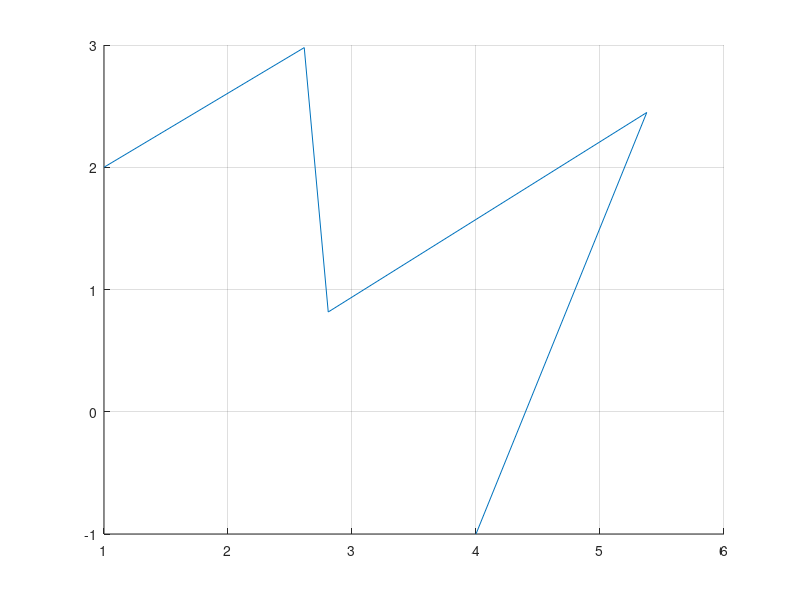

This chart was generated by the following MATLAB code: (Note: this script raises an error after producing the figure.)
clear;
close all;

hold on;
grid on;

%% init control point
control_point =[1,2;1,2;2.61479049825092,2.97862817676773;2.80837016044980,0.815985025115673;5.37716725370785,2.44795007987969;4,-1;4,-1];
plot(control_point(:,1), control_point(:,2));

k = 3;
n = 5;

knots = [0,0,0,0,0.197901546205980,0.407352087233569,0.602861986117260,1,1,1,1];

x=0;y=0;mm=0;
m = 101;
X = ones(m, 2);

for j=1:(n-1)
    uu=(knots(j+3)):0.01:knots(j+4);
    for kk=1:length(uu)
        mm=mm+1;
        %x(down)=control_point(j,1)*RCoxdeBoor(j,3,knots,uu(kk))+control_point(j+1,1)*RCoxdeBoor(j+1,3,knots,uu(kk))+control_point(j+2,1)*RCoxdeBoor(j+2,3,knots,uu(kk))+control_point(j+3,1)*RCoxdeBoor(j+3,3,knots,uu(kk));
        %y(down)=control_point(j,2)*RCoxdeBoor(j,3,knots,uu(kk))+control_point(j+1,2)*RCoxdeBoor(j+1,3,knots,uu(kk))+control_point(j+2,2)*RCoxdeBoor(j+2,3,knots,uu(kk))+control_point(j+3,2)*RCoxdeBoor(j+3,3,knots,uu(kk));
        X(mm,1)=control_point(j,1)*RCoxdeBoor(j,3,knots,uu(kk))+control_point(j+1,1)*RCoxdeBoor(j+1,3,knots,uu(kk))+control_point(j+2,1)*RCoxdeBoor(j+2,3,knots,uu(kk))+control_point(j+3,1)*RCoxdeBoor(j+3,3,knots,uu(kk));
        X(mm,2)=control_point(j,2)*RCoxdeBoor(j,3,knots,uu(kk))+control_point(j+1,2)*RCoxdeBoor(j+1,3,knots,uu(kk))+control_point(j+2,2)*RCoxdeBoor(j+2,3,knots,uu(kk))+control_point(j+3,2)*RCoxdeBoor(j+3,3,knots,uu(kk));
    end
end

plot(X(:,1),X(:,2),'*');
 
xlabel('x');ylabel('y');